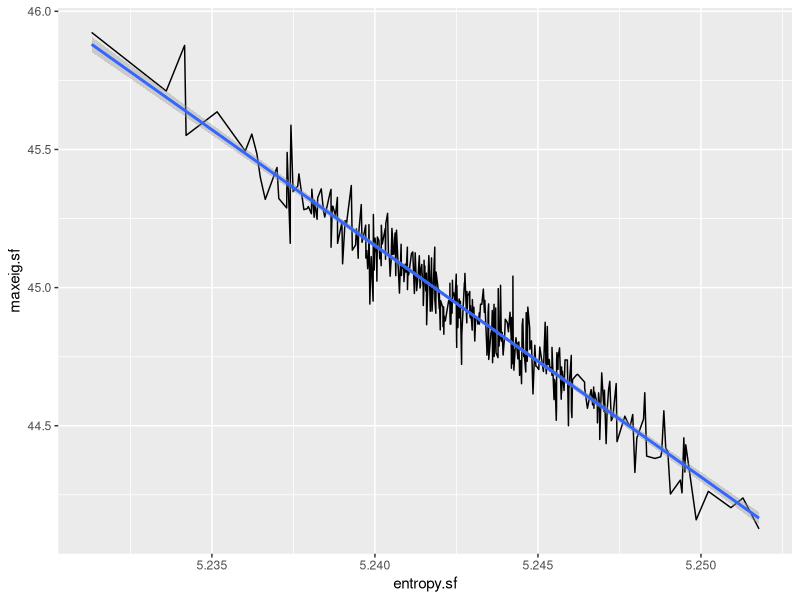

The R script that drew this image: (Note: this script raises an error after producing the figure.)
require('igraph')
require('ggplot2')
n = 200  # node number
d = 20 # node degree
edges = n * d #
tried = 500

maxeig.entropy.sf.nm = data.frame(alpha=numeric(0), maxeig.sf=numeric(0), entropy.sf=numeric(0), squaresum.degrees.sf=numeric(0))
for (i in seq(from=2, to=6, by=0.01)) {
  #gnm = erdos.renyi.game(n, edges, type="gnm")
  i = 4
  repeat {
    gsf = static.power.law.game(n, edges, i)
    if (is.connected(gsf)) break
  }
  asf = igraph::get.adjacency(gsf)
  maxeig.sf = max(Re(eigen(asf)$values))
  degrees.sf = degree(gsf)
  degrees.sf = degrees.sf / sum(degrees.sf)
  squaresum.degrees.sf = sum(degrees.sf^2)
  log.degrees.sf = degrees.sf * log(degrees.sf)
  entropy.sf = - sum(log.degrees.sf)

  newrow = c(i, maxeig.sf, entropy.sf, squaresum.degrees.sf)
  maxeig.entropy.sf.nm = rbind(maxeig.entropy.sf.nm, newrow)
}
colnames(maxeig.entropy.sf.nm) = c('alpha', 'maxeig.sf', 'entropy.sf', 'squaresum.degrees.sf')
ggplot(data=maxeig.entropy.sf.nm, aes(x=entropy.sf, y=maxeig.sf)) +
  geom_line() +
  geom_smooth(method = 'lm')

lm(maxeig.sf ~ entropy.sf, data = maxeig.entropy.sf.nm)

gnm = static.power.law.game(n, edges, 3)
#gnm = erdos.renyi.game(n, edges, type="gnm",directed = F)
anm = get.adjacency(gnm)
anm = as.matrix(anm)
estimate.dominant.eigenvalue(anm)

maxeig.sf = max(Re(eigen(anm)$values))
banm = rbind(cbind(matrix(rep(0, n * n), ncol = n), as.matrix(anm)),
             cbind(t(as.matrix(anm)), matrix(rep(0, n * n), ncol = n)))
hist(Re(eigen(banm)$values))
# s = 500
# mean = -1
# std = 2
# M = matrix(rnorm(s*s, mean, std),ncol=s)
# eigs = eigen(M)$values
# max(Re(eigs))
# P = degree.animals %o% degree.plants
